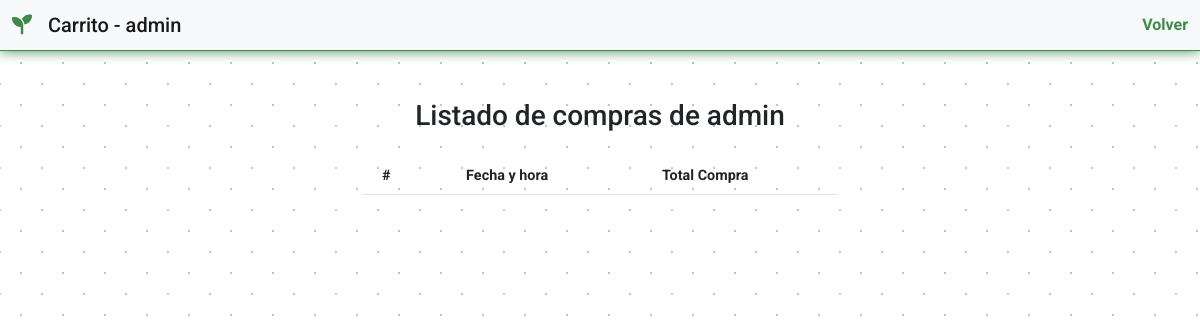
The app's page /php/usuario.php?user_id=1 (signed in), older data.
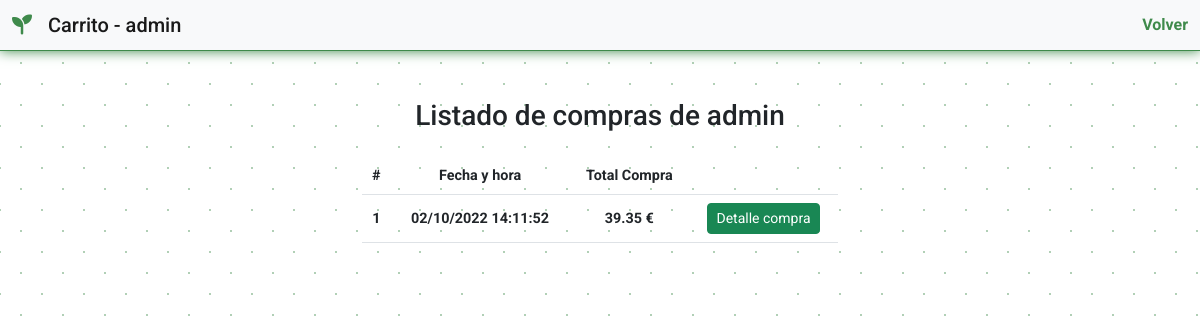
The same page, newer data.
### tables this page shows
CREATE TABLE `usuarios` (
  `user_id` int(11) NOT NULL,
  `user_name` varchar(20) NOT NULL,
  `user_surname` varchar(50) NOT NULL,
  `user_pass` varchar(20) NOT NULL,
  `user_email` varchar(50) NOT NULL
);

CREATE TABLE `compra` (
  `id_compra` int(11) NOT NULL,
  `id_usuario_compra` int(11) NOT NULL,
  `total_compra` float(10,2) NOT NULL,
  `fecha_compra` datetime NOT NULL DEFAULT current_timestamp()
);

### php/usuario.php (the view, shortened to what this page needs)
<?php
  include_once './connect.php';
  $usuario = $_GET['user_id'];
  $lista_compras_query = "SELECT * FROM compra WHERE id_usuario_compra = $usuario ORDER BY fecha_compra DESC";
  try {
    $lista_compras_connect = $pdoConnection->prepare($lista_compras_query);
    $lista_compras_connect->execute(array());
    $resultados_lista_compras = $lista_compras_connect->fetchAll(PDO::FETCH_ASSOC);
  } catch (Exception $err){
  print 'Error!: ' . $err->getMessage() . '<br>';
  die();
  }
?>
<!DOCTYPE html>
<html lang='en'>
<head>
  <link rel='stylesheet' href='https://cdn.jsdelivr.net/npm/bootstrap@5.2.1/dist/css/bootstrap.min.css'>
   <link rel='stylesheet' href='https://cdnjs.cloudflare.com/ajax/libs/font-awesome/6.2.0/css/all.min.css' />
  <link rel='stylesheet' href='../css/admin.css'>
</head>
<body>
  <header class='mb-5'>
      <nav class='navbar bg-light'>
        <div class='container-fluid'>
          <span class='navbar-brand mb-0 h1'><i class='fa-solid fa-seedling'></i>Carrito - <?php echo $_SESSION['user']; ?></span>
          <span class='text-right'>
            <a href='../index.php'>Volver</a>
          </span>
        </div>
      </nav>
  </header>
  <main class='container col-10'>
      <div class='row'>
      <?php
        if(isset($_SESSION['user_id']) && ($_SESSION['user_id'] == $_GET['user_id'] || $_SESSION['user'] == 'admin')){
          $sql_nombre_usuario = "SELECT * FROM usuarios WHERE user_id = $usuario";
          try {
            $nombre_usuario_connect = $pdoConnection->prepare($sql_nombre_usuario);
            $nombre_usuario_connect->execute(array());
            $resultado_nombre_usuario = $nombre_usuario_connect->fetchAll(PDO::FETCH_ASSOC);
          } catch (Exception $err){
          print 'Error!: ' . $err->getMessage() . '<br>';
          die();
          }
          foreach ($resultado_nombre_usuario as $key => $value) {
            $nombre_usuario = $value['user_name'];
          }
          echo "
          <div class='offset-3 col-6'>
            <h3 class='text-center mb-4'>Listado de compras de $nombre_usuario</h3>
            <table class='table table-hover text-center align-middle'>
              <thead>
                <tr>
                  <th scope='col'>#</th>
                  <th scope='col'>Fecha y hora</th>
                  <th scope='col'>Total Compra</th>
                  <th></th>
                </tr>
              </thead>
              <tbody>";
              foreach ($resultados_lista_compras as $key => $value) {
                $date = new DateTime($value['fecha_compra']);
                echo
                "
                    <tr data-bs-toggle='collapse' data-bs-target='#r$key'>
                      <th scope='row'>" . $key + 1 . "</th>
                      <td>" . date_format($date, 'd/m/Y G:i:s') . "</td>
                      <td>" . number_format($value['total_compra'], 2) . " €</td>
                      <td>
                        <button class='btn btn-success btn-sm' type='button' data-bs-toggle='collapse' data-bs-target='#r$key' aria-expanded='false'>
                          Detalle compra
                        </button>
                      </td>
                    </tr>";
              }
            echo "
                </div>
                </tbody>
              </table>
            </div>";
        } else echo "
            <div class='text-center mt-5 alert alert-danger' role='alert'>
              <h2>Acceso limitado al propio usuario.</h2>
            </div>";
      ?>
  </main>
</body>
</html>

### css/admin.css (style rules this page uses)
:root { --main-color: #3f8a4b; }
* { margin: 0; padding: 0; box-sizing: border-box; user-select: none; }
body { font-family: 'Roboto', sans-serif; background-color: white; background-image: radial-gradient(var(--main-color) .2px, transparent 1.05px), radial-gradient(var(--main-color) .2px, white 1.05px); background-size: 42px 42px; background-position: 0 0,21px 21px; }
a { text-decoration: none; font-weight: bold; color: var(--main-color); }
header { border-bottom: 1px solid var(--main-color); box-shadow: 0 0 12px var(--main-color); }
.fa-seedling { color: var(--main-color); margin-right: 1rem; }
table { font-size: .9rem; font-weight: bold; }

Row changes from the older to the newer data that the page shows:
added compra: fecha_compra "02/10/2022 14:11:52", total_compra "39.35"
